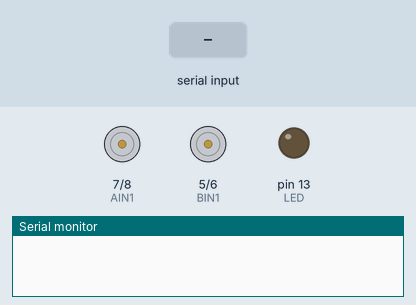
A sketch run on a simulated Arduino Uno, built with avr-gcc and run on an emulated ATmega328P. On the bench: motor-driver pin pairs drawn as motors (green arrow = first pin HIGH = forward, orange = second pin HIGH = backward, longer = more drive, scaled by the enable pin), output pins drawn as LEDs (lit = HIGH), the last lines printed to the serial monitor. The inputs (shaded band) are chosen by the test bench.

Above: at 1.2 s.
1.3 s: "F" received over the second serial link
At 2.0 s:
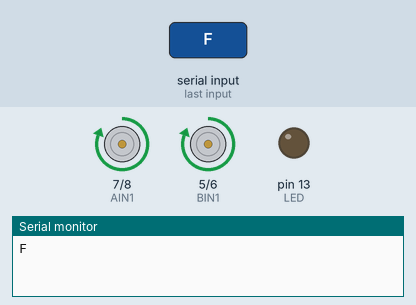
2.8 s: "B" received over the second serial link
At 3.2 s:
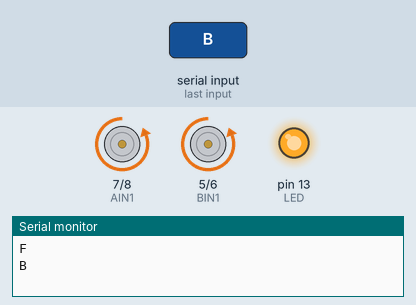
4.3 s: "L" received over the second serial link
At 5.5 s:
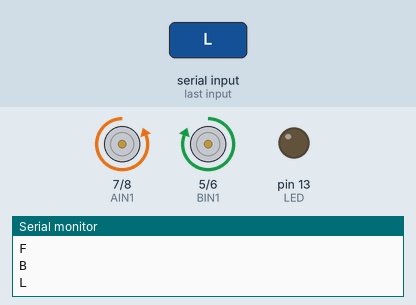
5.8 s: "R" received over the second serial link
At 6.6 s:
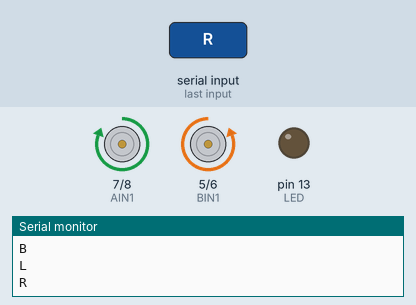
Timing chart, 0 to 8.3 s (numbered marks = the images above; inputs shaded):
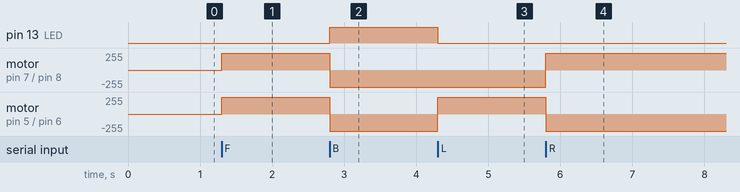

The sketch:

Robot.ino
```cpp
/*

----------- Versão 1.01 --------------

      Autor: Murilo Ferraz de Almeida
      murilof.almeida@hotmail.com
      murilo.ferraz125@gmail.com
      https://github.com/MuriloFerraz

                 10/2017

----------------------------------------

------- Objetivo / Requerimentos -------

    Este código foi escrito para controlar
    um robo esteira via Bluetooth

    HARDWARE
    1 Arduino ou compatível
    1 Modulo Bluetooth HC-05 ou HC-06
    1 TB6612FNG / L293D
    2 motores AC - 3V / TAMIYA TWIN-MOTOR GEARBOX

-----------------------------------------------
  Espero que este código lhe seja útil e seu projeto
  funcione corretamente.
  Não deixe de ler o arquivo de licença

      Sempre cite a fonte.

  */

 //
 #include "SoftwareSerial.h" // Biblioteca software serial

 // Criar um objeto Software Serial
 SoftwareSerial bluetooth(2, 3); //(Arduino) RX, TX -> TX, RX (Bluetooth)
 char incomingByte; // Armazena o dado recebido via Bluetooth

 const int PWMA = 11; // Velocidade Motor A
 const int PWMB = 10; // Velocidade MOTOR B
 //const int STBY = 6; // Desabilite se estiver usando L293D

  const int AIN1 = 7; // Motor A - 1
  const int AIN2 = 8; // Motor A - 2

  const int BIN1 = 5; // Motor B - 1
  const int BIN2 = 6; // Motor B - 2


  int LED = 13; // LED


void setup() {
  // put your setup code here, to run once:

  bluetooth.begin(9600); // Inicia a comunicação serial via Bluetooth e o arduino
  //bluetooth.begin(115200);

  Serial.begin(9600); // Inicia comunicação serial com o PC (Teste e DEBUG)

  // Os pinos a seguir serão selecionados como OUTPUT
  pinMode(PWMA, OUTPUT);
  pinMode(PWMB, OUTPUT);
  //pinMode(STBY, OUTPUT); // Desabilitar se estiver usar L293D
  pinMode(AIN1, OUTPUT);
  pinMode(AIN2, OUTPUT);
  pinMode(BIN1, OUTPUT);
  pinMode(BIN2, OUTPUT);
  pinMode(LED , OUTPUT);

}

void loop() {
  // put your main code here, to run repeatedly:
if (bluetooth.available() > 0){
  // se comunicação com bluetooth estiver disponível...

  incomingByte = bluetooth.read();
  // armazena na variavel o ultimo byte recebido

  Serial.println(incomingByte); // Escreve na porta serial o dado recebido (veja em Serial Monitor)

 // O aplicativo utilizado com este código foi Bluetooth RC Controller, obtido gratuitamente
 // na Play Store (Loja de aplicativos do Android)
 // Este aplicativo envia "S" a cada 50 ms se nenhuma tecla for pressionada e
 // "F", "B", "L" e "R" se as respectivas teclas forem pressionados e/ou mantidas pressionadas.

  // aqui começa a brincadeira...
  if (incomingByte == 'F'){
    frente();
    }

  if (incomingByte == 'B'){
    rear();
    }

  if (incomingByte == 'L'){
    esquerda();
    }

  if (incomingByte == 'R'){
    direita();
    }

  if (incomingByte == 'S'){
    parado();
    }
  }
}


void frente()
{
  // o robo anda para frente
  // digitalWrite(STBY, HIGH);  // Desabilite se usar L293D

  analogWrite(PWMA, 255); //  0 - Parado /  255 - Vel Máxima
  digitalWrite(AIN1, HIGH);
  digitalWrite(AIN2, LOW);

  analogWrite(PWMB, 255); // 0 - Parado /  255 Vel Máxima
  digitalWrite(BIN1, HIGH);
  digitalWrite(BIN2, LOW);
  digitalWrite(LED, LOW);
}

void parado()
{
  // o robo permanece parado
  // digitalWrite(STBY, LOW);

  analogWrite(PWMA, 0);
  digitalWrite(AIN1, LOW);
  digitalWrite(AIN2, LOW);

  analogWrite(PWMB, 0);
  digitalWrite(BIN1, LOW);
  digitalWrite(BIN2, LOW);
  digitalWrite(LED, LOW);
}

void esquerda()
{
  // um motor gira ao contario do outro
  // fazendo o robo girar
  // digitalWrite(STBY, HIGH);

  analogWrite(PWMA, 255);
  digitalWrite(AIN1, LOW);
  digitalWrite(AIN2, HIGH);

  analogWrite(PWMB, 255);
  digitalWrite(BIN1, HIGH);
  digitalWrite(BIN2, LOW);
  digitalWrite(LED, LOW);
}

void direita()
{
  // um motor gira ao contario do outro
  // fazendo o robo girar
  // digitalWrite(STBY, HIGH);

  analogWrite(PWMA, 255);
  digitalWrite(AIN1, HIGH);
  digitalWrite(AIN2, LOW);

  analogWrite(PWMB, 255);
  digitalWrite(BIN1, LOW);
  digitalWrite(BIN2, HIGH);
  digitalWrite(LED, LOW);
}


void rear()
{
  // o robo anda para traz
  // digitalWrite(STBY, HIGH);  // Desabilite se usar L293D

  analogWrite(PWMA, 255); //  0 - Parado /  255 Vel Máxima
  digitalWrite(AIN1, LOW);
  digitalWrite(AIN2, HIGH);

  analogWrite(PWMB, 255); // 0 - Parado /  255 Vel Máxima
  digitalWrite(BIN1, LOW);
  digitalWrite(BIN2, HIGH);
  digitalWrite(LED, HIGH); // Acende a luz de ré
}
```

Measured:
- after the input at 1.3 s, motor on pin 7 (AIN1) / pin 8 (AIN2), motor on pin 5 (BIN1) / pin 6 (BIN2): stopped → forward 255/255 at once
- after the input at 2.8 s, pin 13 (LED): LOW → HIGH at once; motor on pin 7 (AIN1) / pin 8 (AIN2), motor on pin 5 (BIN1) / pin 6 (BIN2): forward 255/255 → backward 255/255 at once
- after the input at 4.3 s, pin 13 (LED): HIGH → LOW at once; motor on pin 5 (BIN1) / pin 6 (BIN2): backward 255/255 → forward 255/255 at once
- after the input at 5.8 s, motor on pin 7 (AIN1) / pin 8 (AIN2): backward 255/255 → forward 255/255 at once; motor on pin 5 (BIN1) / pin 6 (BIN2): forward 255/255 → backward 255/255 at once
